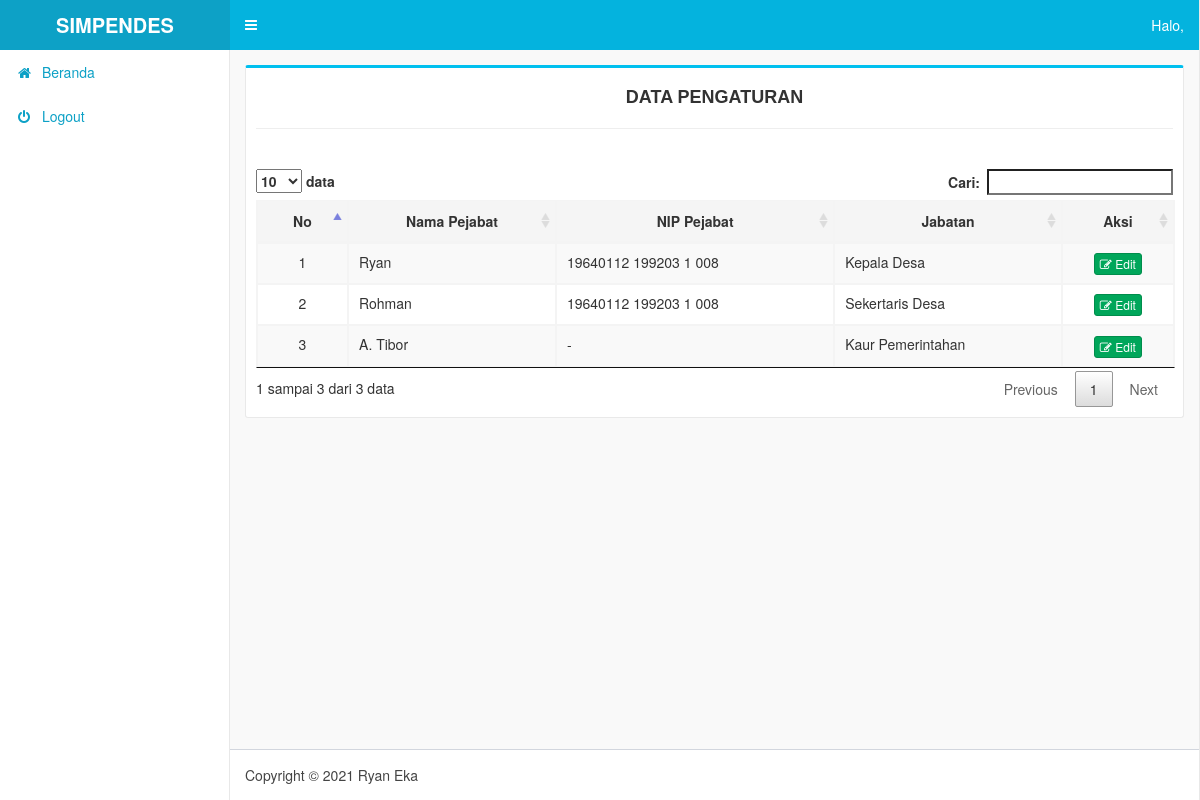
Screenshot of /index.php/pengaturan with the database file from the repository.
### tables this page shows
CREATE TABLE `pejabat` (
  `id_pejabat` int(11) NOT NULL,
  `nama_pejabat` varchar(255) NOT NULL,
  `nip_pejabat` varchar(255) NOT NULL,
  `jabatan_pejabat` varchar(255) NOT NULL
);

### application/controllers/Pengaturan.php (called while the page is built, shortened)
<?php
class Pengaturan extends CI_Controller
{
	public function __construct()
	{
		$this->load->model('m_pengaturan');
	}
	public function index()
	{
		$data['title'] = "Pengaturan - Desa Rejoso";
		$data['pengaturan'] = $this->m_pengaturan->tampil();
		$mutasi = $this->load->view('header', $data);
		$this->load->view('pengaturan/tampil_pengaturan');
		$this->load->view('footer');
	}
}

### index.php (called while the page is built, shortened)
<?php
require_once BASEPATH.'core/CodeIgniter.php';

### application/models/M_pengaturan.php (called while the page is built, shortened)
<?php
class M_pengaturan extends CI_Model {
	public function tampil() {
		return $this->db->get('pejabat')->result();
	}
}

### application/views/pengaturan/tampil_pengaturan.php (the view, shortened to what this page needs)
<div class="content-wrapper">
    <section class="content">
        <div class="box box-info">
            <div class="box-header">
                <h4 style="text-align:center"><b>DATA PENGATURAN</b></h4>
                <hr>
            </div>
            <div class="box-body table-responsive">
                <table id="data" class="table table-striped table-bordered" cellspacing="0" width="100%">
                    <thead>
                        <tr class="active">
                            <th style="text-align:center">No</th>
                            <th style="text-align:center">Nama Pejabat</th>
                            <th style="text-align:center">NIP Pejabat</th>
                            <th style="text-align:center">Jabatan</th>
                            <th style="text-align:center">Aksi</th>
                        </tr>
                    </thead>
                    <tbody>
                        <?php
            $no = 1;
            foreach ($pengaturan as $pengaturan) {
              ?>
                        <tr>
                            <td style="text-align:center"><?php echo $no; ?></td>
                            <td><?php echo $pengaturan->nama_pejabat; ?></td>
                            <td><?php echo $pengaturan->nip_pejabat; ?></td>
                            <td><?php echo $pengaturan->jabatan_pejabat; ?></td>
                            <td style="text-align:center">
                                <a href="<?php echo base_url('pengaturan/edit/' . $pengaturan->id_pejabat); ?>"
                                    class="btn btn-success btn-xs"><i class="fa fa-edit"></i> Edit</a>
                            </td>
                        </tr>
                        <?php
              $no++;
            }
            ?>
                    </tbody>
                </table>
            </div>
    </section>
</div>

### application/views/header.php (shortened to what this page needs)
<!DOCTYPE html>
<html>
<head>
    <link rel="stylesheet" href="<?php echo base_url(); ?>assets/bootstrap/css/bootstrap.css">
    <link rel="stylesheet" href="<?php echo base_url(); ?>assets/datatables/css/jquery.dataTables.css">
    <link rel="stylesheet" href="<?php echo base_url(); ?>assets/font-awesome/css/font-awesome.css">
    <link rel="stylesheet" href="<?php echo base_url(); ?>assets/adminlte/css/adminlte.css">
    <link rel="stylesheet" href="<?php echo base_url(); ?>assets/skins/_all-skins.css">
    <link rel="stylesheet" href="<?php echo base_url(); ?>assets/datepicker/css/bootstrap-datepicker.css">
    <link rel="stylesheet" href="<?php echo base_url(); ?>assets/style.css">
    <link href="https://cdn.jsdelivr.net/npm/select2@4.0.12/dist/css/select2.min.css" rel="stylesheet" />
</head>
<body class="hold-transition skin-blue sidebar-mini">
    <div class="wrapper">
        <header class="main-header">
            <a href="<?php echo base_url('beranda'); ?>" class="logo">
                <span      class  alt="SIMPENDUK"><b>SIMPENDES</b></span>
            </a>
            <nav class="navbar navbar-static-top">
                <a href="#" class="sidebar-toggle" data-toggle="push-menu" role="button">
                </a>
                <div class="navbar-custom-menu">
                    <ul class="nav navbar-nav">
                        <li>
                            <a href="#" class="dropdown-toggle" data-toggle="dropdown">
                                Halo, <?php echo $this->session->userdata('nama'); ?>
                            </a>
                        </li>
                    </ul>
                </div>
            </nav>
        </header>
        <aside class="main-sidebar">
            <section class="sidebar">
                <ul class="sidebar-menu" data-widget="tree">
                    <li><a href="<?php echo base_url('beranda'); ?>"><i class="fa fa-home"></i> <span>Beranda</span></a>
                    </li>
                <li><a href="<?php echo base_url('logout'); ?>"><i class="fa fa-power-off"></i> <span>Logout</span></a>
                </li>
                </ul>
            </section>
        </aside>

### application/views/footer.php (shortened to what this page needs)
<footer class="main-footer">
    Copyright © <?php echo date('Y'); ?> Ryan Eka
</footer>
</div>
</body>
</html>

### assets/skins/_all-skins.css (style rules this page uses)
.skin-blue .main-header .navbar { background-color: #04b3de; }
.skin-blue .main-header .navbar .nav > li > a { color: #ffffff; }
.skin-blue .main-header .navbar .sidebar-toggle { color: #ffffff; }
.skin-blue .main-header .navbar .sidebar-toggle { color: #fff; }
.skin-blue .main-header .logo { background-color: #0da1c6; color: #ffffff; border-bottom: 0 solid transparent; }
.skin-blue .wrapper, .skin-blue .main-sidebar, .skin-blue .left-side { background-color: #ffffff; border-right: 1px #e8e8e8 solid; }
.skin-blue .sidebar-menu > li > a { border-left: 3px solid transparent; }
.skin-blue .sidebar a { color: #0da1c6; }

### assets/style.css (style rules this page uses)
.content-wrapper { background-color: #f9f9f9; }
.box { border-left: 1px #e9e9e9 solid; border-right: 1px #e9e9e9 solid; border-bottom: 1px #e9e9e9 solid; }
.box-header h4 { color: #323232; }

### rows the page displays
pejabat: nama_pejabat "Ryan", nip_pejabat "19640112 199203 1 008", jabatan_pejabat "Kepala Desa"
pejabat: nama_pejabat "Rohman", nip_pejabat "19640112 199203 1 008", jabatan_pejabat "Sekertaris Desa"
pejabat: nama_pejabat "A. Tibor", nip_pejabat "-", jabatan_pejabat "Kaur Pemerintahan"
